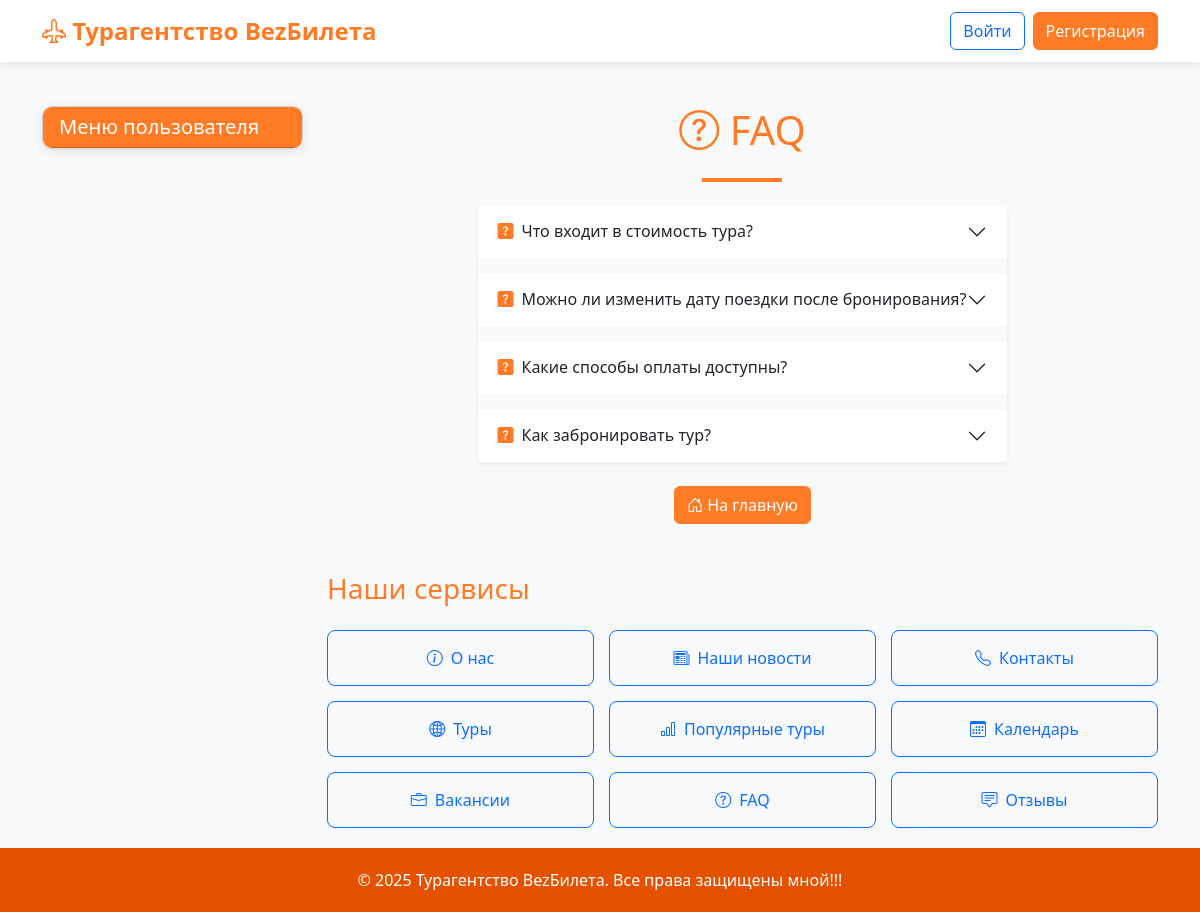
Screenshot of /faq/ with the database file from the repository.
### app/models.py (models this page shows, shortened)
class FAQ(models.Model):
    question = models.CharField(max_length=255)
    answer = models.TextField()
    created_at = models.DateTimeField(auto_now_add=True)

### app/views.py (the view)
# urls.py: path('faq/', views.faq_view, name='faq'),
def faq_view(request):
    faqs = FAQ.objects.order_by('-created_at')
    return render(request, 'app/faq.html', {'faqs': faqs})

### app/templates/app/faq.html (shortened to what this page needs)
{% extends 'base.html' %}
{% load tz %}
{% block content %}
<div class="container">
    <div class="row justify-content-center">
        <div class="col-lg-8">
            <h1 class="text-center text-orange mb-4">
                <i class="bi bi-question-circle"></i> FAQ
            </h1>
            <div class="orange-divider mb-4"></div>
            {% if faqs %}
            <div class="accordion shadow-sm" id="faqAccordion">
                {% for entry in faqs %}
                <div class="accordion-item mb-3 border-0">
                    <h2 class="accordion-header" id="heading{{ forloop.counter }}">
                        <button class="accordion-button collapsed" type="button" data-bs-toggle="collapse"
                                data-bs-target="#collapse{{ forloop.counter }}" aria-expanded="false"
                                aria-controls="collapse{{ forloop.counter }}">
                            <i class="bi bi-question-square-fill text-orange me-2"></i>
                            {{ entry.question }}
                        </button>
                    </h2>
                </div>
                {% endfor %}
            </div>
            {% else %}
            <div class="alert alert-info text-center">
                <i class="bi bi-info-circle"></i> Пока нет добавленных вопросов.
            </div>
            {% endif %}
            <div class="text-center mt-4">
                <a href="{% url 'main' %}" class="btn btn-primary">
                    <i class="bi bi-house-door"></i> На главную
                </a>
            </div>
        </div>
    </div>
</div>
{% endblock %}

### app/templates/base.html (style rules this page uses)
:root { --orange-primary: #FF7B25; --orange-light: #FFA726; --orange-dark: #E65100; }
body { background-color: #f8f9fa; color: #333; font-family: 'Segoe UI', Tahoma, Geneva, Verdana, sans-serif; display: flex; flex-direction: column; min-height: 100vh; }
.btn-primary { background-color: var(--orange-primary); border-color: var(--orange-primary); }
.text-orange { color: var(--orange-primary); }
.orange-divider { width: 80px; height: 4px; background-color: var(--orange-primary); margin: 15px auto; }

### rows the page displays
FAQ: question "Что входит в стоимость тура?"
FAQ: question "Можно ли изменить дату поездки после бронирования?"
FAQ: question "Какие способы оплаты доступны?"
FAQ: question "Как забронировать тур?"
